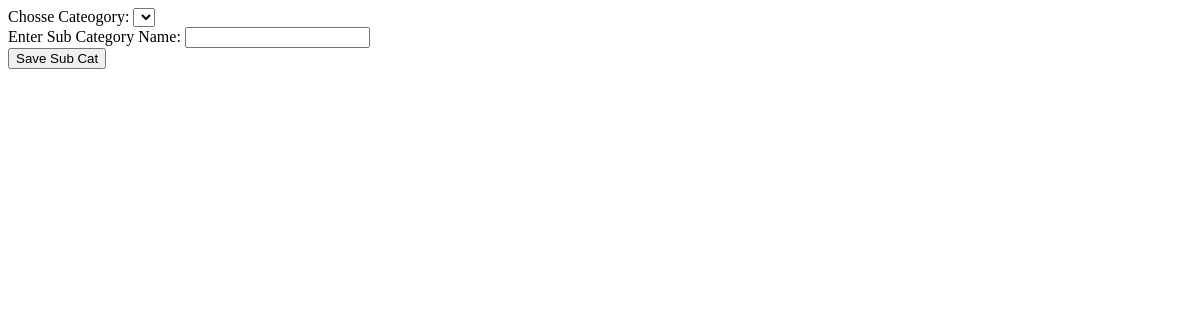
The page /tec/subcat on the database as committed earlier.
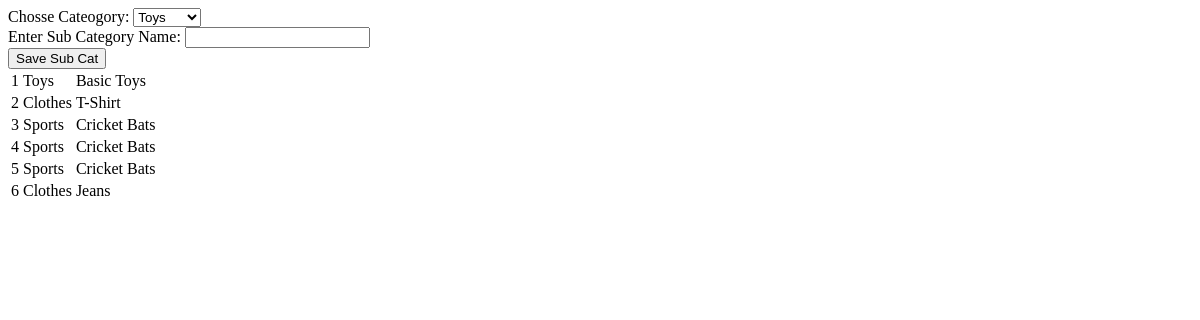
The same page on the database as committed later.
### student/models.py (models this page shows)
class Subcategory(models.Model):
    scname = models.CharField(max_length=200)
    cid = models.ForeignKey(Category,on_delete=models.CASCADE)

class Category(models.Model):
    name = models.CharField(max_length=200)

### teacher/views.py (the view)
# urls.py: path('subcat',views.subcat,name="subcat"),
def subcat(request):
    if(request.method=="POST"):
        obj = Subcategory()
        obj.cid = Category.objects.get(id=request.POST['cid'])
        obj.scname = request.POST['subcatname']
        obj.save()
        allcat = Category.objects.all()
        allsubcat = Subcategory.objects.all()
        return render(request,"tech/subcat.html",{"allcat":allcat,"allsubcat":allsubcat})
    else:
        allcat = Category.objects.all()
        allsubcat = Subcategory.objects.all()
        return render(request,"tech/subcat.html",{"allcat":allcat,"allsubcat":allsubcat})

### teacher/templates/tech/subcat.html (shortened to what this page needs)
<!DOCTYPE html>
<html lang="en">
<head>
</head>
<body>
    <form action="{% url 'subcat' %}" method="post">
        {% csrf_token %} Chosse Cateogory:
        <select name="cid">
            {% for i in allcat %}
                <option value="{{ i.id }}">{{i.name}}</option>
            {% endfor %}
        </select>
        <br/> Enter Sub Category Name:
        <input type="text" name="subcatname" id=""><br/>
        <input type="submit" value="Save Sub Cat">
    </form>
    <table>
        {% for i in allsubcat %}
        <tr>
            <td> {{i.id}} </td>
            <td> {{i.cid.name}} </td>
            <td> {{i.scname}} </td>
        </tr>
        {% endfor %}
    </table>
</body>
</html>

Rows that differ between the two databases and show on the page:
added Subcategory: id "1", cid.name "Toys", scname "Basic Toys"
added Subcategory: id "2", cid.name "Clothes", scname "T-Shirt"
added Subcategory: id "3", cid.name "Sports", scname "Cricket Bats"
added Subcategory: id "4", cid.name "Sports", scname "Cricket Bats"
added Subcategory: id "5", cid.name "Sports", scname "Cricket Bats"
added Subcategory: id "6", cid.name "Clothes", scname "Jeans"
Other text that changed with them:
form field cid: (not shown) → "Toys"
